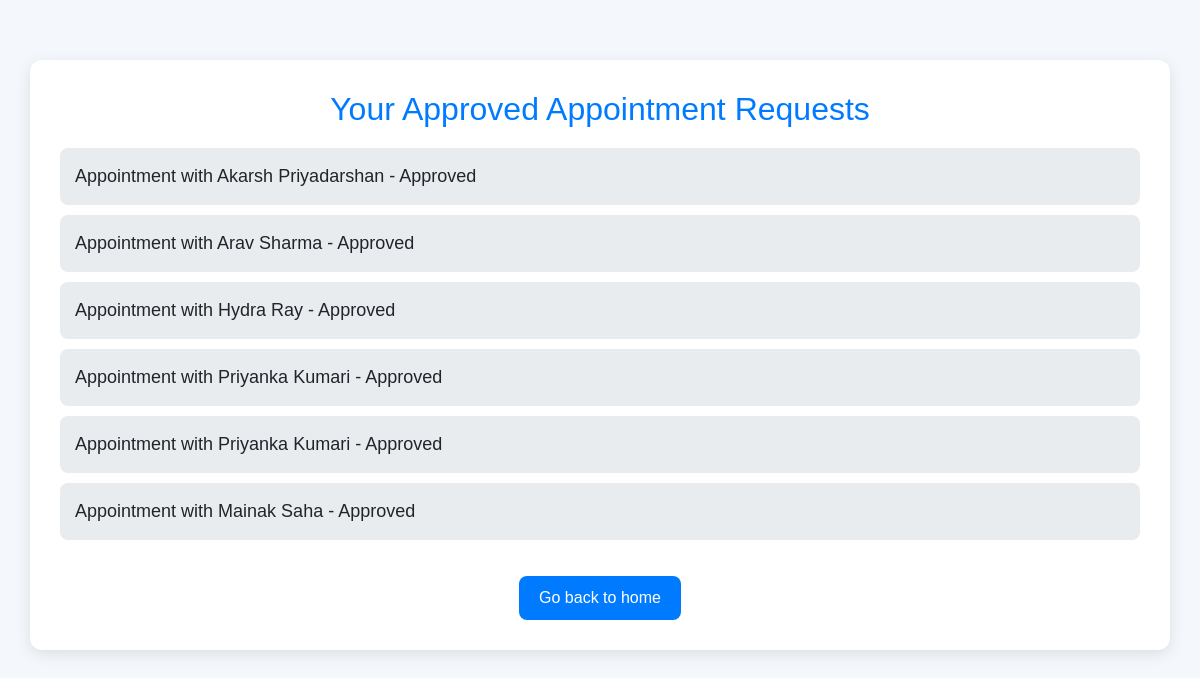
Screenshot of /appointment/approved/ (signed in) with the database file from the repository.
### advisor/models.py (models this page shows, shortened)
class UserRequest(models.Model):
    user = models.ForeignKey(User, on_delete=models.CASCADE, related_name="requests")
    tax_advisor = models.ForeignKey(User, on_delete=models.CASCADE, related_name="advisor_requests")
    first_name = models.CharField(max_length=150)
    last_name = models.CharField(max_length=150)
    email = models.EmailField()
    approved = models.BooleanField(default=False)
    rejected = models.BooleanField(default=False)
    slot = models.CharField(max_length=100, null=True)  # Store the time slot as a string (can use choices)
    date = models.DateField(null=True)  # Store the appointment date

### appointment/views.py (the view)
# urls.py: path('approved/', views.approved_requests, name='approved_requests'),
def approved_requests(request):
    requests = UserRequest.objects.filter(user=request.user, approved=True)
    return render(request, 'appointment/approved_requests.html', {'requests': requests})

### accounts/context_processor.py (called while the page is built)
def user_groups(request):
    user = request.user
    return {
        'is_admin': user.is_authenticated and user.is_superuser,
        'is_taxadvisor': user.is_authenticated and user.groups.filter(name='Tax Advisor').exists(),
        'is_indivual_user': user.is_authenticated and user.groups.filter(name='Individual User').exists(),
    }

### appointment/templates/appointment/approved_requests.html (shortened to what this page needs)
<!DOCTYPE html>
<html lang="en">
<head>
<link rel="stylesheet" href="https://maxcdn.bootstrapcdn.com/bootstrap/4.5.2/css/bootstrap.min.css">
</head>
<body>
<div class="container">
<h1>Your Approved Appointment Requests</h1>
        {% if requests %}
<ul>
                {% for request in requests %}
<li>
                        Appointment with {{ request.tax_advisor.first_name }} {{ request.tax_advisor.last_name }} - Approved
</li>
                {% endfor %}
</ul>
        {% else %}
<p>You have no approved appointment requests.</p>
        {% endif %}
<a href="{% url 'home' %}">Go back to home</a>
</div>
</body>
</html>

### appointment/templates/appointment/approved_requests.html (style rules this page uses)
body { background-color: #f4f7fc; font-family: 'Arial', sans-serif; padding: 20px; }
.container { background-color: white; padding: 30px; border-radius: 12px; box-shadow: 0 4px 15px rgba(0, 0, 0, 0.1); margin-top: 40px; text-align: center; }
h1 { color: #007bff; font-size: 32px; margin-bottom: 20px; }
ul { list-style-type: none; padding-left: 0; font-size: 18px; }
li { background-color: #e9ecef; padding: 15px; margin-bottom: 10px; border-radius: 8px; font-size: 18px; text-align: left; }
a { display: inline-block; margin-top: 20px; padding: 10px 20px; font-size: 16px; background-color: #007bff; color: white; border-radius: 8px; text-decoration: none; transition: background-color 0.3s, transform 0.3s; }

### rows the page displays
UserRequest: tax_advisor.first_name "Akarsh", tax_advisor.last_name "Priyadarshan"
UserRequest: tax_advisor.first_name "Arav", tax_advisor.last_name "Sharma"
UserRequest: tax_advisor.first_name "Hydra", tax_advisor.last_name "Ray"
UserRequest: tax_advisor.first_name "Priyanka", tax_advisor.last_name "Kumari"
UserRequest: tax_advisor.first_name "Priyanka", tax_advisor.last_name "Kumari"
UserRequest: tax_advisor.first_name "Mainak", tax_advisor.last_name "Saha"
